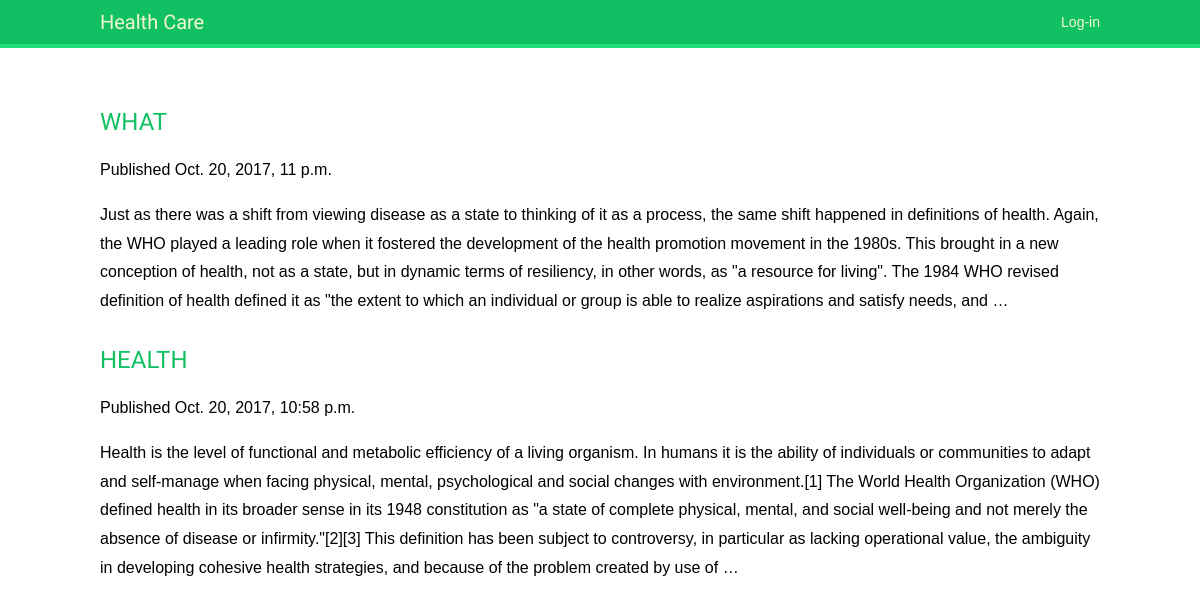
The app's page /blog/all_post-list/ with its own data.
### blog/models.py (models this page shows, shortened)
class Blog(models.Model):
	title = models.CharField(max_length=200)
	slug = models.SlugField(max_length=200)
	author = models.ForeignKey(User,
							related_name='blogs')
	body = models.TextField()
	created = models.DateTimeField(auto_now_add=True)
	active = models.BooleanField(default=True)
	class Meta:
		ordering = ('-created',)
	def get_absolute_url(self):
		return reverse('blog_detail',
					args=[self.id])

### blog/views.py (the view, shortened to what this page needs)
def all_blog_list(request):
	blogs = Blog.objects.all()
	paginator = Paginator(blogs, 6)
	page = request.GET.get('page')
	try:
		blogs = paginator.page(page)
	except PageNotAnInteger:
		blogs = paginator.page(1)
	return render(request,
			'blogs/blog_list.html',
			{'blogs': blogs,
			'page': page,
			'section':'blog'})

### blog/templates/blogs/blog_list.html
{% extends "base.html" %}
{% block content %}
	{% include "blogs/blog_list_ajax.html" %}
{% endblock %}

### blog/templates/blogs/blog_list_ajax.html
{% for blog in blogs %}
	<h2><a href="{{ blog.get_absolute_url }}"">{{ blog.title }}</a></h2>
	<p class="date">Published {{ blog.created }}</p>
	<p>{{ blog.body|truncatewords:100 }}</p>
{% endfor %}

### account/static/css/base.css (style rules this page uses)
body { margin:0; padding:0; font-family:helvetica, sans-serif; }
p { line-height: 1.8; }
a { color:#12c064; text-decoration:none; }
h1, h2, h3, h4, h5 , h6 { font-family: 'Muli', sans-serif; font-weight:normal; }
h2 { margin:30px 0 20px; }

### records on screen
Blog: title "WHAT", created "Oct. 20, 2017, 11 p.m.", body "Just as there was a shift from viewing disease as a state to thinking of it as a process, the same shift happened in definitions of health. Again, the WHO played a leading role when it fostered the development of the health promotion movement in the 1980s. This brought in a new conception of health, not as a state, but in dynamic terms of resiliency, in other words, as \"a resource for living\". The 1984 WHO revised definition of health defined it as \"the extent to which an individual or group is able to realize aspirations and satisfy needs, and …"
Blog: title "HEALTH", created "Oct. 20, 2017, 10:58 p.m.", body "Health is the level of functional and metabolic efficiency of a living organism. In humans it is the ability of individuals or communities to adapt and self-manage when facing physical, mental, psychological and social changes with environment.[1] The World Health Organization (WHO) defined health in its broader sense in its 1948 constitution as \"a state of complete physical, mental, and social well-being and not merely the absence of disease or infirmity.\"[2][3] This definition has been subject to controversy, in particular as lacking operational value, the ambiguity in developing cohesive health strategies, and because of the problem created by use of …"
